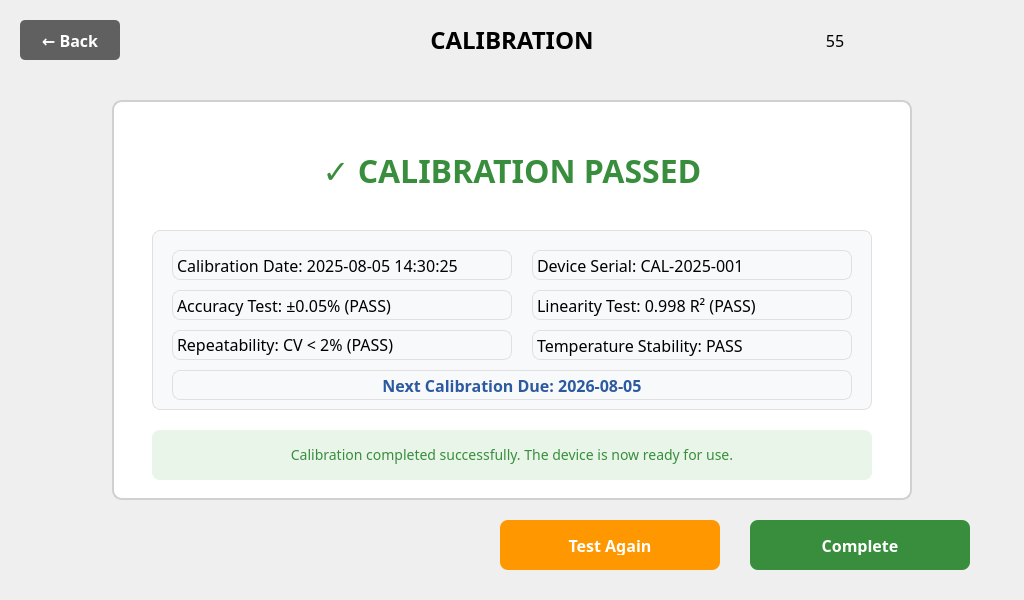
<?xml version="1.0" encoding="UTF-8"?>
<ui version="4.0">
 <class>CalibrationResultView</class>
 <widget class="QMainWindow" name="CalibrationResultView">
  <property name="geometry">
   <rect>
    <x>0</x>
    <y>0</y>
    <width>1024</width>
    <height>600</height>
   </rect>
  </property>
  <property name="windowTitle">
   <string>Calibration - Result</string>
  </property>
  <property name="unifiedTitleAndToolBarOnMac">
   <bool>false</bool>
  </property>
  <widget class="QWidget" name="centralwidget">
   <!-- Header Section -->
   <widget class="QPushButton" name="pushButton_Back">
    <property name="geometry">
     <rect>
      <x>20</x>
      <y>20</y>
      <width>100</width>
      <height>40</height>
     </rect>
    </property>
    <property name="font">
     <font>
      <family>Pretendard</family>
      <pointsize>16</pointsize>
      <weight>75</weight>
      <bold>true</bold>
     </font>
    </property>
    <property name="styleSheet">
     <string notr="true">QPushButton {
    background-color: #606060;
    color: white;
    border: none;
    border-radius: 5px;
    font-size: 16px;
    font-weight: bold;
}
QPushButton:hover {
    background-color: #707070;
}
QPushButton:pressed {
    background-color: #505050;
}</string>
    </property>
    <property name="text">
     <string>← Back</string>
    </property>
   </widget>
   <widget class="QLabel" name="label_9">
    <property name="geometry">
     <rect>
      <x>850</x>
      <y>20</y>
      <width>80</width>
      <height>40</height>
     </rect>
    </property>
    <property name="text">
     <string/>
    </property>
    <property name="pixmap">
     <pixmap>../image/Icon/Battery_Icon-050.png</pixmap>
    </property>
    <property name="scaledContents">
     <bool>true</bool>
    </property>
   </widget>
   <widget class="QLabel" name="label_title">
    <property name="geometry">
     <rect>
      <x>412</x>
      <y>20</y>
      <width>200</width>
      <height>40</height>
     </rect>
    </property>
    <property name="font">
     <font>
      <family>Pretendard</family>
      <pointsize>18</pointsize>
      <weight>75</weight>
      <bold>true</bold>
     </font>
    </property>
    <property name="text">
     <string>CALIBRATION</string>
    </property>
    <property name="alignment">
     <set>Qt::AlignCenter</set>
    </property>
   </widget>
   <widget class="QLabel" name="label_DateNClock">
    <property name="geometry">
     <rect>
      <x>140</x>
      <y>20</y>
      <width>300</width>
      <height>40</height>
     </rect>
    </property>
    <property name="palette">
     <palette>
      <active>
       <colorrole role="WindowText">
        <brush brushstyle="SolidPattern">
         <color alpha="255">
          <red>79</red>
          <green>79</green>
          <blue>79</blue>
         </color>
        </brush>
       </colorrole>
      </active>
      <inactive>
       <colorrole role="WindowText">
        <brush brushstyle="SolidPattern">
         <color alpha="255">
          <red>79</red>
          <green>79</green>
          <blue>79</blue>
         </color>
        </brush>
       </colorrole>
      </inactive>
      <disabled>
       <colorrole role="WindowText">
        <brush brushstyle="SolidPattern">
         <color alpha="255">
          <red>120</red>
          <green>120</green>
          <blue>120</blue>
         </color>
        </brush>
       </colorrole>
      </disabled>
     </palette>
    </property>
    <property name="font">
     <font>
      <family>Pretendard</family>
      <pointsize>17</pointsize>
      <weight>50</weight>
      <bold>false</bold>
     </font>
    </property>
    <property name="text">
     <string></string>
    </property>
    <property name="alignment">
     <set>Qt::AlignLeading|Qt::AlignLeft|Qt::AlignVCenter</set>
    </property>
   </widget>
   <widget class="QLabel" name="label_BatteryGuage">
    <property name="geometry">
     <rect>
      <x>820</x>
      <y>20</y>
      <width>30</width>
      <height>40</height>
     </rect>
    </property>
    <property name="palette">
     <palette>
      <active>
       <colorrole role="WindowText">
        <brush brushstyle="SolidPattern">
         <color alpha="255">
          <red>0</red>
          <green>0</green>
          <blue>0</blue>
         </color>
        </brush>
       </colorrole>
      </active>
      <inactive>
       <colorrole role="WindowText">
        <brush brushstyle="SolidPattern">
         <color alpha="255">
          <red>0</red>
          <green>0</green>
          <blue>0</blue>
         </color>
        </brush>
       </colorrole>
      </inactive>
      <disabled>
       <colorrole role="WindowText">
        <brush brushstyle="SolidPattern">
         <color alpha="255">
          <red>120</red>
          <green>120</green>
          <blue>120</blue>
         </color>
        </brush>
       </colorrole>
      </disabled>
     </palette>
    </property>
    <property name="font">
     <font>
      <family>Pretendard</family>
      <pointsize>12</pointsize>
      <weight>50</weight>
      <bold>false</bold>
     </font>
    </property>
    <property name="text">
     <string>55</string>
    </property>
    <property name="alignment">
     <set>Qt::AlignCenter</set>
    </property>
   </widget>

   <!-- Main Content Section -->
   <widget class="QFrame" name="frame_result">
    <property name="geometry">
     <rect>
      <x>112</x>
      <y>100</y>
      <width>800</width>
      <height>400</height>
     </rect>
    </property>
    <property name="styleSheet">
     <string notr="true">QFrame {
    background-color: white;
    border: 2px solid #d0d0d0;
    border-radius: 10px;
}</string>
    </property>
    <property name="frameShape">
     <enum>QFrame::StyledPanel</enum>
    </property>
    <property name="frameShadow">
     <enum>QFrame::Raised</enum>
    </property>
    
    <!-- Result Status -->
    <widget class="QLabel" name="label_result_status">
     <property name="geometry">
      <rect>
       <x>40</x>
       <y>30</y>
       <width>720</width>
       <height>80</height>
      </rect>
     </property>
     <property name="font">
      <font>
       <family>Pretendard</family>
       <pointsize>32</pointsize>
       <weight>75</weight>
       <bold>true</bold>
      </font>
     </property>
     <property name="styleSheet">
      <string notr="true">QLabel {
    font-size: 32px;
    font-weight: bold;
    color: #388e3c;
    border: none;
}</string>
     </property>
     <property name="text">
      <string>✓ CALIBRATION PASSED</string>
     </property>
     <property name="alignment">
      <set>Qt::AlignCenter</set>
     </property>
    </widget>
    
    <!-- Result Details Frame -->
    <widget class="QFrame" name="frame_result_details">
     <property name="geometry">
      <rect>
       <x>40</x>
       <y>130</y>
       <width>720</width>
       <height>180</height>
      </rect>
     </property>
     <property name="styleSheet">
      <string notr="true">QFrame {
    background-color: #f8f9fa;
    border: 1px solid #e0e0e0;
    border-radius: 8px;
}</string>
     </property>
     
     <!-- Calibration Date -->
     <widget class="QLabel" name="label_calibration_date">
      <property name="geometry">
       <rect>
        <x>20</x>
        <y>20</y>
        <width>340</width>
        <height>30</height>
       </rect>
      </property>
      <property name="font">
       <font>
        <family>Pretendard</family>
        <pointsize>12</pointsize>
        <weight>50</weight>
        <bold>false</bold>
       </font>
      </property>
      <property name="text">
       <string>Calibration Date: 2025-08-05 14:30:25</string>
      </property>
     </widget>
     
     <!-- Device Serial -->
     <widget class="QLabel" name="label_device_serial">
      <property name="geometry">
       <rect>
        <x>380</x>
        <y>20</y>
        <width>320</width>
        <height>30</height>
       </rect>
      </property>
      <property name="font">
       <font>
        <family>Pretendard</family>
        <pointsize>12</pointsize>
        <weight>50</weight>
        <bold>false</bold>
       </font>
      </property>
      <property name="text">
       <string>Device Serial: CAL-2025-001</string>
      </property>
     </widget>
     
     <!-- Test Results -->
     <widget class="QLabel" name="label_test1">
      <property name="geometry">
       <rect>
        <x>20</x>
        <y>60</y>
        <width>340</width>
        <height>30</height>
       </rect>
      </property>
      <property name="font">
       <font>
        <family>Pretendard</family>
        <pointsize>12</pointsize>
        <weight>50</weight>
        <bold>false</bold>
       </font>
      </property>
      <property name="text">
       <string>Accuracy Test: ±0.05% (PASS)</string>
      </property>
     </widget>
     
     <widget class="QLabel" name="label_test2">
      <property name="geometry">
       <rect>
        <x>380</x>
        <y>60</y>
        <width>320</width>
        <height>30</height>
       </rect>
      </property>
      <property name="font">
       <font>
        <family>Pretendard</family>
        <pointsize>12</pointsize>
        <weight>50</weight>
        <bold>false</bold>
       </font>
      </property>
      <property name="text">
       <string>Linearity Test: 0.998 R² (PASS)</string>
      </property>
     </widget>
     
     <widget class="QLabel" name="label_test3">
      <property name="geometry">
       <rect>
        <x>20</x>
        <y>100</y>
        <width>340</width>
        <height>30</height>
       </rect>
      </property>
      <property name="font">
       <font>
        <family>Pretendard</family>
        <pointsize>12</pointsize>
        <weight>50</weight>
        <bold>false</bold>
       </font>
      </property>
      <property name="text">
       <string>Repeatability: CV &lt; 2% (PASS)</string>
      </property>
     </widget>
     
     <widget class="QLabel" name="label_test4">
      <property name="geometry">
       <rect>
        <x>380</x>
        <y>100</y>
        <width>320</width>
        <height>30</height>
       </rect>
      </property>
      <property name="font">
       <font>
        <family>Pretendard</family>
        <pointsize>12</pointsize>
        <weight>50</weight>
        <bold>false</bold>
       </font>
      </property>
      <property name="text">
       <string>Temperature Stability: PASS</string>
      </property>
     </widget>
     
     <!-- Next Calibration Due -->
     <widget class="QLabel" name="label_next_calibration">
      <property name="geometry">
       <rect>
        <x>20</x>
        <y>140</y>
        <width>680</width>
        <height>30</height>
       </rect>
      </property>
      <property name="font">
       <font>
        <family>Pretendard</family>
        <pointsize>12</pointsize>
        <weight>75</weight>
        <bold>true</bold>
       </font>
      </property>
      <property name="styleSheet">
      <string notr="true">QLabel {
    color: #2c5aa0;
}</string>
     </property>
      <property name="text">
       <string>Next Calibration Due: 2026-08-05</string>
      </property>
      <property name="alignment">
       <set>Qt::AlignCenter</set>
      </property>
     </widget>
    </widget>
    
    <!-- Result Message -->
    <widget class="QLabel" name="label_result_message">
     <property name="geometry">
      <rect>
       <x>40</x>
       <y>330</y>
       <width>720</width>
       <height>50</height>
      </rect>
     </property>
     <property name="font">
      <font>
       <family>Pretendard</family>
       <pointsize>14</pointsize>
       <weight>50</weight>
       <bold>false</bold>
      </font>
     </property>
     <property name="styleSheet">
      <string notr="true">QLabel {
    font-size: 14px;
    color: #388e3c;
    border: none;
    padding: 15px;
    background-color: #e8f5e8;
    border-radius: 8px;
}</string>
     </property>
     <property name="text">
      <string>Calibration completed successfully. The device is now ready for use.</string>
     </property>
     <property name="wordWrap">
      <bool>true</bool>
     </property>
     <property name="alignment">
      <set>Qt::AlignCenter</set>
     </property>
    </widget>
   </widget>

   <!-- Navigation Buttons -->
   <widget class="QPushButton" name="pushButton_complete">
    <property name="geometry">
     <rect>
      <x>750</x>
      <y>520</y>
      <width>220</width>
      <height>50</height>
     </rect>
    </property>
    <property name="font">
     <font>
      <family>Pretendard</family>
      <pointsize>16</pointsize>
      <weight>75</weight>
      <bold>true</bold>
     </font>
    </property>
    <property name="styleSheet">
     <string notr="true">QPushButton {
    background-color: #388e3c;
    color: white;
    border: none;
    border-radius: 8px;
    font-size: 16px;
    font-weight: bold;
    padding: 15px;
}
QPushButton:hover {
    background-color: #2e7d32;
}
QPushButton:pressed {
    background-color: #1b5e20;
}</string>
    </property>
    <property name="text">
     <string>Complete</string>
    </property>
   </widget>
   
   <widget class="QPushButton" name="pushButton_retry">
    <property name="geometry">
     <rect>
      <x>500</x>
      <y>520</y>
      <width>220</width>
      <height>50</height>
     </rect>
    </property>
    <property name="font">
     <font>
      <family>Pretendard</family>
      <pointsize>16</pointsize>
      <weight>75</weight>
      <bold>true</bold>
     </font>
    </property>
    <property name="styleSheet">
     <string notr="true">QPushButton {
    background-color: #ff9800;
    color: white;
    border: none;
    border-radius: 8px;
    font-size: 16px;
    font-weight: bold;
    padding: 15px;
}
QPushButton:hover {
    background-color: #f57c00;
}
QPushButton:pressed {
    background-color: #e65100;
}</string>
    </property>
    <property name="text">
     <string>Test Again</string>
    </property>
   </widget>
  </widget>
 </widget>
 <resources/>
 <connections/>
</ui>
